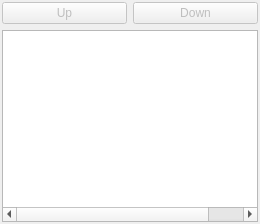
       <widget class="QWidget" name="tabPlugin">
        <attribute name="title">
         <string>Plugin</string>
        </attribute>
        <layout class="QVBoxLayout" name="verticalLayout_6">
         <property name="leftMargin">
          <number>2</number>
         </property>
         <property name="topMargin">
          <number>2</number>
         </property>
         <property name="rightMargin">
          <number>2</number>
         </property>
         <property name="bottomMargin">
          <number>2</number>
         </property>
         <item>
          <layout class="QHBoxLayout" name="horizontalLayout_2">
           <item>
            <widget class="QPushButton" name="pushButtonMovePluginUp">
             <property name="enabled">
              <bool>false</bool>
             </property>
             <property name="text">
              <string>Up</string>
             </property>
            </widget>
           </item>
           <item>
            <widget class="QPushButton" name="pushButtonMovePluginDown">
             <property name="enabled">
              <bool>false</bool>
             </property>
             <property name="text">
              <string>Down</string>
             </property>
            </widget>
           </item>
          </layout>
         </item>
         <item>
          <widget class="PluginTreeWidget" name="pluginWidget">
           <property name="contextMenuPolicy">
            <enum>Qt::ContextMenuPolicy::CustomContextMenu</enum>
           </property>
           <property name="tabKeyNavigation">
            <bool>true</bool>
           </property>
           <property name="rootIsDecorated">
            <bool>true</bool>
           </property>
           <property name="allColumnsShowFocus">
            <bool>true</bool>
           </property>
           <property name="headerHidden">
            <bool>true</bool>
           </property>
           <property name="expandsOnDoubleClick">
            <bool>true</bool>
           </property>
           <property name="columnCount">
            <number>3</number>
           </property>
           <attribute name="headerVisible">
            <bool>false</bool>
           </attribute>
           <column>
            <property name="text">
             <string>Name</string>
            </property>
           </column>
           <column>
            <property name="text">
             <string notr="true">Status</string>
            </property>
           </column>
           <column>
            <property name="text">
             <string notr="true">File</string>
            </property>
           </column>
          </widget>
         </item>
        </layout>
       </widget>
